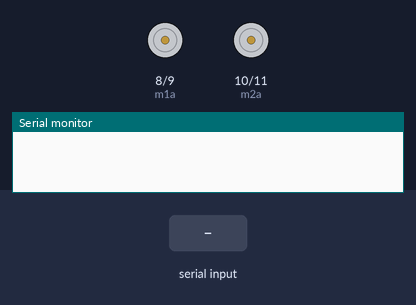
The sketch below on a simulated Arduino Uno, built with avr-gcc and run on an emulated ATmega328P. Shown: motor-driver pin pairs drawn as motors (green arrow = first pin HIGH = forward, orange = second pin HIGH = backward, longer = more drive), the last lines printed to the serial monitor. The inputs (shaded band) are chosen by the test bench.

Above: at 1.2 s.
1.3 s: "F" received over Serial
At 2.3 s:
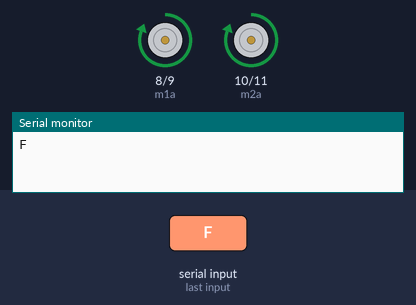
2.8 s: "B" received over Serial
At 3.5 s:
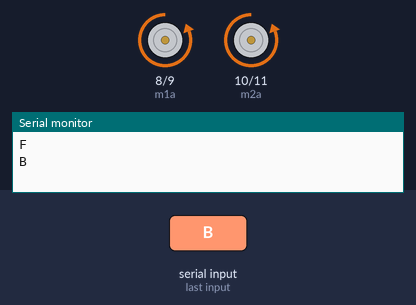
4.3 s: "L" received over Serial
At 4.6 s:
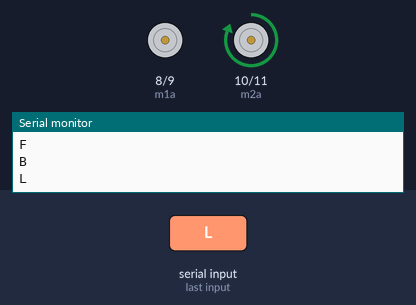
5.8 s: "R" received over Serial
At 7.0 s:
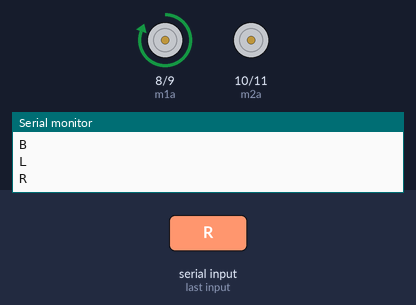
7.3 s: "H" received over Serial
At 8.1 s:
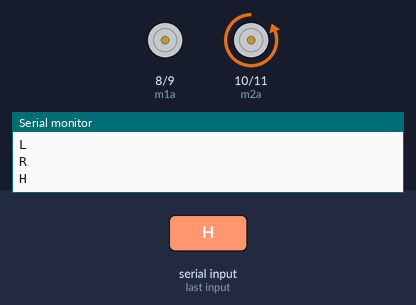
Timing chart, 0 to 9.8 s (numbered marks = the images above; inputs shaded):
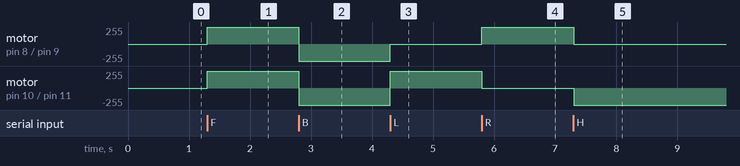

Measured:
- after the input at 1.3 s, motor on pin 8 (m1a) / pin 9 (m1b), motor on pin 10 (m2a) / pin 11 (m2b): stopped → forward 255/255 at once
- after the input at 2.8 s, motor on pin 8 (m1a) / pin 9 (m1b), motor on pin 10 (m2a) / pin 11 (m2b): forward 255/255 → backward 255/255 at once
- after the input at 4.3 s, motor on pin 8 (m1a) / pin 9 (m1b): backward 255/255 → stopped at once; motor on pin 10 (m2a) / pin 11 (m2b): backward 255/255 → forward 255/255 at once
- after the input at 5.8 s, motor on pin 8 (m1a) / pin 9 (m1b): stopped → forward 255/255 at once; motor on pin 10 (m2a) / pin 11 (m2b): forward 255/255 → stopped at once
- after the input at 7.3 s, motor on pin 8 (m1a) / pin 9 (m1b): forward 255/255 → stopped at once; motor on pin 10 (m2a) / pin 11 (m2b): stopped → backward 255/255 at once

The sketch:

BLUETOOTH-CONTROL_SP-2901A_.ino
```cpp
int m1a = 8;
int m1b = 9;
int m2a = 10;
int m2b = 11;
char val;


void setup()

{

  pinMode(m1a,OUTPUT);              // Initialize Pin 8 as Output Pin for Motor Output 2

  pinMode(m1b,OUTPUT);              // Initialize Pin 9 as Output Pin for Motor Output 2

  pinMode(m2a,OUTPUT);            // Initialize Pin 10 as Output Pin for Motor Output 1

  pinMode(m2b,OUTPUT);            // Initialize Pin 11 as Output Pin for Motor Output 1

  Serial.begin(9600);

}

void loop()

{

  while(Serial.available()>0)
  {
    val = Serial.read();      // put your main code here, to run repeatedly
    Serial.println(val);
  }

    if(val == 'F')
  {                                                                                 // Forward Movement

    digitalWrite(m1a,HIGH);           // Pin 8 is High for Motor Output 2

    digitalWrite(m1b,LOW);            // Pin 9 is Low

    digitalWrite(m2a,HIGH);         // Pin 10 is High for Motor Output 1

    digitalWrite(m2b,LOW);          // Pin 11 is Low

  }


   else if (val == 'B')
  {                               // Right Movement

    digitalWrite(m1a,LOW);           // Pin 8 is High for Motor Output 2

    digitalWrite(m1b,HIGH);            // Pin 9 is Low

    digitalWrite(m2a,LOW);         // Pin 10 is High for Motor Output 1

    digitalWrite(m2b,HIGH);   // Pin 11 is Low

  }


  else if(val == 'L')
  {                                  // Left Movement

   digitalWrite(m1a,LOW);           // Pin 8 is High for Motor Output 2

    digitalWrite(m1b,LOW);            // Pin 9 is Low

    digitalWrite(m2a,HIGH);         // Pin 10 is High for Motor Output 1

    digitalWrite(m2b,LOW);      // Pin 11 is Low

  }

    else if(val == 'R')
   {           // Stop

    digitalWrite(m1a,HIGH);           // Pin 8 is Low

    digitalWrite(m1b,LOW);           // Pin 9 is Low

    digitalWrite(m2a,LOW);         // Pin 10 is Low

    digitalWrite(m2b,LOW);         // Pin 11 is Low
  }
   else if(val == 'I')
   {           // Stop

    digitalWrite(m1a,HIGH);           // Pin 8 is Low

    digitalWrite(m1b,LOW);           // Pin 9 is Low

    digitalWrite(m2a,LOW);         // Pin 10 is Low

    digitalWrite(m2b,LOW);
   }
    else if(val == 'S')
   {           // Stop

    digitalWrite(m1a,LOW);           // Pin 8 is Low

    digitalWrite(m1b,LOW);           // Pin 9 is Low

    digitalWrite(m2a,LOW);         // Pin 10 is Low

    digitalWrite(m2b,LOW);
   }

else if(val == 'G')
   {           // Stop

    digitalWrite(m1a,LOW);           // Pin 8 is Low

    digitalWrite(m1b,LOW);           // Pin 9 is Low

    digitalWrite(m2a,HIGH);         // Pin 10 is Low

    digitalWrite(m2b,LOW);
   }
   else if(val == 'H')
   {           // Stop

    digitalWrite(m1a,LOW);           // Pin 8 is Low

    digitalWrite(m1b,LOW);           // Pin 9 is Low

    digitalWrite(m2a,LOW);         // Pin 10 is Low

    digitalWrite(m2b,HIGH);
   }
}
```

AVR-BLINK.C
```cpp
#include<avr/io.h>
#include<util/delay.h>
void main()
 {
    DDRC = 0b0000000;
    DDRB = 0b11111111;

while(1)
{
    int x = PINC&0b0000001;
	if(x==0b0000000)
    {
        PORTB = 0b00010000;
	}
    if(x==0b0000001)
	{
		PORTB = 0b00000100;
	}
 }
 }
```

AVR-LINEFOLLOWER_SL-1408T_.c
```cpp
#include<avr/io.h>
void main()
{
    DDRC = 0b0000000;
    DDRB = 0b11111111;

while(1)
{
    int x = PINC&0b0001001;

    if(x==0b0001001)
    {
        PORTB = 0b00010100;
    }
    if(x==0b0001000)
    {
        PORTB = 0b00010000;
    }
    if(x==0b0000001)
    {
        PORTB = 0b00000100;
    }
    if(x==0b0000000)
    {
        PORTB = 0b00000000;
    }
}
}
```
